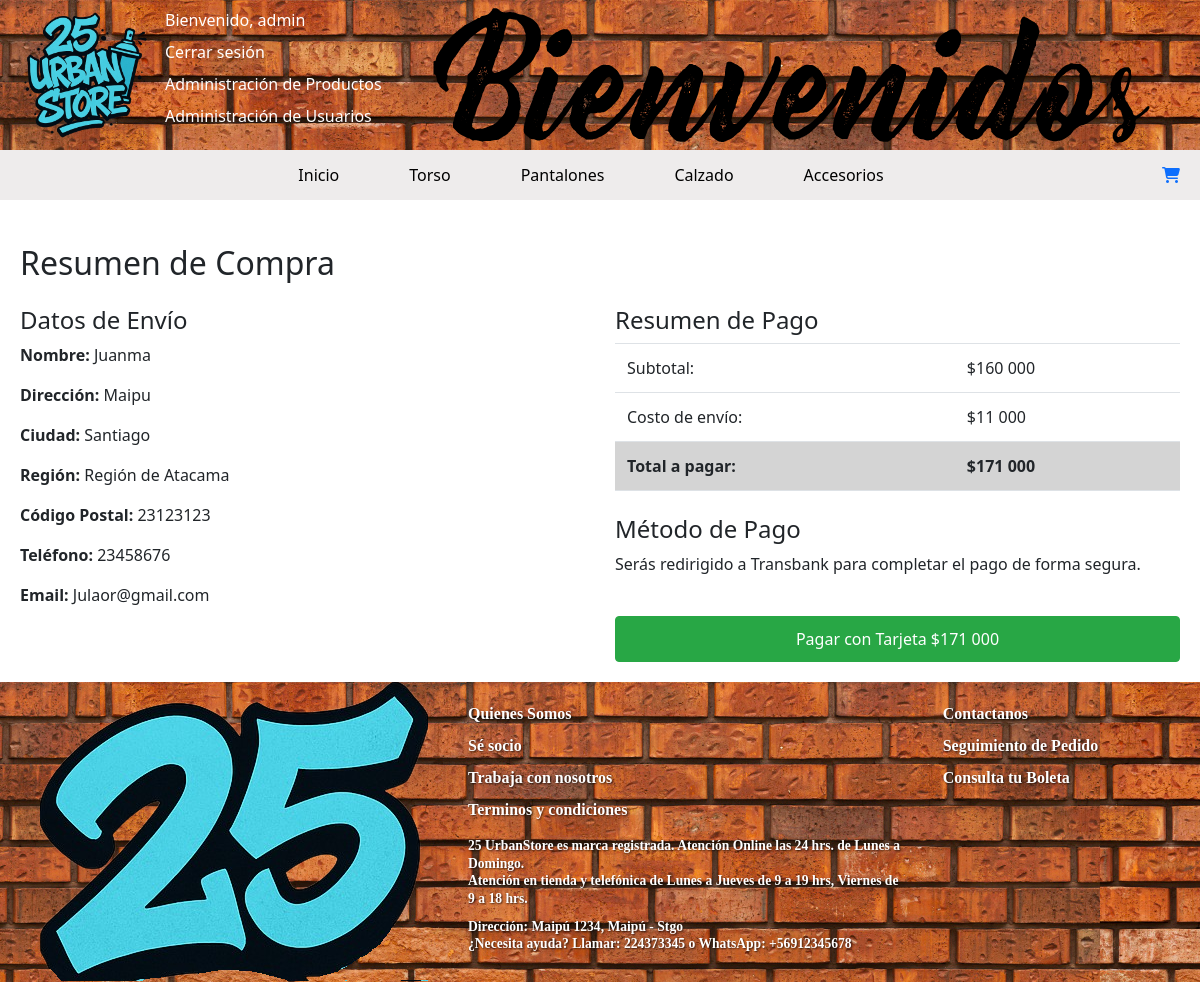
Page /Ventas/Pago/ (signed in) on the committed database.
### app/models.py (models this page shows, shortened)
class Envio(models.Model):
    REGION_CHOICES = [
        ('RM', 'Región Metropolitana de Santiago'),
        ('I', 'Región de Tarapacá'),
        ('II', 'Región de Antofagasta'),
        ('III', 'Región de Atacama'),
        ('IV', 'Región de Coquimbo'),
        ('V', 'Región de Valparaíso'),
        ('VI', 'Región de O’Higgins'),
        ('VII', 'Región del Maule'),
        ('VIII', 'Región del Biobío'),
        ('IX', 'Región de La Araucanía'),
        ('XIV', 'Región de Los Ríos'),
        ('X', 'Región de Los Lagos'),
        ('XI', 'Región de Aysén'),
        ('XII', 'Región de Magallanes'),
        ('XV', 'Región de Arica y Parinacota'),
        ('XVI', 'Región de Ñuble'),
    ]
    COSTOS_ENVIO = {
        'RM': 3000,
        'I': 13000,
        'II': 14000,
        'III': 11000,
        'IV': 8000,
        'V': 4000,
        'VI': 5000,
        'VII': 6000,
        'VIII': 7000,
        'IX': 9000,
        'XIV': 10000,
        'X': 12000,
        'XI': 15000,
        'XII': 16000,
        'XV': 14500,
        'XVI': 7000,
    }
    usuario = models.ForeignKey(User, on_delete=models.CASCADE, null=True, blank=True)
    nombre = models.CharField(max_length=100)
    direccion = models.CharField(max_length=200)
    ciudad = models.CharField(max_length=100)
    region = models.CharField(max_length=4, choices=REGION_CHOICES)
    codigo_postal = models.CharField(max_length=10)
    telefono = models.CharField(max_length=20)
    email = models.EmailField()
    monto_carrito = models.IntegerField()
    costo_envio = models.IntegerField()
    total_pagar = models.IntegerField()
    fecha = models.DateTimeField(auto_now_add=True)

### app/views.py (the view, shortened to what this page needs)
# urls.py: path('Ventas/Pago/', views.pago_view, name="Pago"),
def pago_view(request):
    envio_id = request.session.get('envio_id')
    if not envio_id:
        return redirect('carrito')
    try:
        envio = EnvioModel.objects.get(id=envio_id)
    except EnvioModel.DoesNotExist:
        return redirect('carrito')
    return render(request, "Ventas/Pago.html", {
        'envio': envio
    })

### app/templates/Ventas/Pago.html (shortened to what this page needs)
{% extends "Herencia.html" %}
{% load static %}
{% load humanize %}
{% block extra_css %}
<link rel="stylesheet" type="text/css" href="{% static 'style/Ventas/Pago.css' %}" />
{% endblock %}
{% block content %}
<div class="container mt-4">
    <h2 class="mb-4">Resumen de Compra</h2>
    <div class="row">
        <div class="col-md-6">
            <h4>Datos de Envío</h4>
            <p><strong>Nombre:</strong> {{ envio.nombre }}</p>
            <p><strong>Dirección:</strong> {{ envio.direccion }}</p>
            <p><strong>Ciudad:</strong> {{ envio.ciudad }}</p>
            <p><strong>Región:</strong> {{ envio.get_region_display }}</p>
            <p><strong>Código Postal:</strong> {{ envio.codigo_postal }}</p>
            <p><strong>Teléfono:</strong> {{ envio.telefono }}</p>
            <p><strong>Email:</strong> {{ envio.email }}</p>
        </div>
        <div class="col-md-6">
            <h4>Resumen de Pago</h4>
            <table class="table">
                <tr>
                    <td>Subtotal:</td>
                    <td>${{ envio.monto_carrito|intcomma }}</td>
                </tr>
                <tr>
                    <td>Costo de envío:</td>
                    <td>${{ envio.costo_envio|intcomma }}</td>
                </tr>
                <tr class="table-active">
                    <td><strong>Total a pagar:</strong></td>
                    <td><strong>${{ envio.total_pagar|intcomma }}</strong></td>
                </tr>
            </table>
            <div class="mt-4">
                <h4>Método de Pago</h4>
                <p>Serás redirigido a Transbank para completar el pago de forma segura.</p>
                <form method="post">
                    <button type="submit" class="btn btn-success btn-lg w-100 mt-4">
                        Pagar con Tarjeta ${{ envio.total_pagar|intcomma }}
                    </button>
                </form>
            </div>
        </div>
    </div>
</div>
{% endblock %}

### app/templates/Herencia.html (shortened to what this page needs)
 {% load static %}
<!DOCTYPE html>
<html lang="en">
<head>
    <link rel="stylesheet" type="text/css" href="{% static 'style/Herencia.css' %}" />
    <link rel="stylesheet" href="https://cdnjs.cloudflare.com/ajax/libs/font-awesome/6.4.0/css/all.min.css">
    <link
        href="https://cdn.jsdelivr.net/npm/bootstrap@5.0.2/dist/css/bootstrap.min.css"
        rel="stylesheet"
    />
    {% block extra_css %}{% endblock %}
</head>
<body>
    {% block header %}
    <header class="header01">
        <div class="h1d1">
            <img src="{% static 'img/Header/Logo.png' %}" alt="logo" class="logo" href="index.html" />
        </div>
       <div class="Bienvenido">
        <img src="{% static 'img/Header/Rojo.png' %}" alt="">
       </div>
        <div class="h1d3">
            <nav id="footer-nav-extras" class="footer-nav">
                <ul>
                    {% if user.is_authenticated %}
                        <li>
                            <span class="footer-item">Bienvenido, {{ user.username }}</span>
                        </li>
                        <li>
                            <a class="footer-item" href="{% url 'cerrar_sesion' %}">Cerrar sesión</a>
                        </li>
                        {% if user.groups.all.0.name == 'LiderUrbanStore' %}
                        <li>
                            <a class="footer-item" href="{% url 'Administracion' %}">Administración de Productos</a>
                        </li>
                        <li>
                            <a class="footer-item" href="{% url 'Admin_User' %}">Administración de Usuarios</a>
                        </li>
                        {% endif %}
                    {% endif %}
                </ul>
            </nav>
        </div>
    </header>
    <header class="header02">
    <div id="menu" class="items">
        <nav class="nav">
            <ul class="menu">
                <li class="menu-item"><a href="{% url 'index' %}">Inicio</a></li>
                <li class="menu-item"><a href="{% url 'Torso' %}">Torso</a></li>
                <li class="menu-item"><a href="{% url 'Pantalones' %}">Pantalones</a></li>
                <li class="menu-item"><a href="{% url 'Calzado' %}">Calzado</a></li>
                <li class="menu-item"><a href="{% url 'Accesorios' %}">Accesorios</a></li>
            </ul>
        </nav>
    </div>
    <div class="carrito-container">
        <a href="{% url 'carrito' %}" class="enlace-carrito">
            <i class="fas fa-shopping-cart"></i>
        </a>
    </div>
</header>
    {% endblock %}
    {% block content %}{% endblock %}
    {% block footer %}
    <footer id="footer-principal">
        <div class="marca" id="footer-marca">
            <img src="{% static 'img/Header/25.png' %}" alt="Logo MyShop" id="footer-logo">
        </div>
        <div class="footer-info" id="footer-info-general">
            <nav id="footer-nav-empresa" class="footer-nav">
                <ul>
                    <li class="footer-item"><a class="footer-item" href="{% url 'QuienesSomos' %}">Quienes Somos</a></li>
                    <li class="footer-item"><a class="footer-item" href="{% url 'SeSocio' %}">Sé socio</a></li>
                    <li class="footer-item"><a class="footer-item" href="{% url 'TrabajaConNosotros' %}">Trabaja con nosotros</a></li>
                    <li class="footer-item"><a class="footer-item" href="{% url 'TerminosCondiciones' %}">Terminos y condiciones</a></li>
                </ul>
            </nav>
            <p id="footer-atencion">
                25 UrbanStore es marca registrada. Atención Online las 24 hrs. de Lunes a Domingo. <br>
                Atención en tienda y telefónica de Lunes a Jueves de 9 a 19 hrs, Viernes de 9 a 18 hrs.
            </p>
            <p id="footer-contacto">
                Dirección: Maipú 1234, Maipú - Stgo<br>
                ¿Necesita ayuda? Llamar: 224373345 o WhatsApp: +56912345678
            </p>
        </div>
        <div class="footer-extras" id="footer-extras">
            <nav id="footer-nav-extras" class="footer-nav">
                <ul>
                    <li class="footer-item"><a class="footer-item" href="{% url 'Contacto' %}">Contactanos</a></li>
                    <li class="footer-item">Seguimiento de Pedido</li>
                    <li class="footer-item">Consulta tu Boleta</li>
                </ul>
            </nav>
        </div>
    </footer>
    {% endblock %}
</body>
</html>

### app/static/style/Herencia.css (style rules this page uses)
body, html { margin: 0 !important; padding: 0 !important; width: 100% !important; overflow-x: hidden !important; }
* { box-sizing: border-box !important; }
.header01 { width: 100%; height: 150px; background-image: url(../img/Header/ladrillo.png); background-repeat: repeat-x; background-position: center top; background-color: black; display: flex; justify-content: space-between; align-items: center; padding: 0 15px; }
.logo { width: 150px; order: 3; }
.h1d1 { order: 1; }
.Bienvenido { width: auto; height: 100px; margin: 0 auto; order: 2; display: flex; align-items: center; }
.h1d3 { order: 1; margin: 0; display: flex; justify-content: flex-start; }
.header02 { background-color: #eeecec; width: 100%; height: 50px; display: flex; align-items: center; justify-content: space-between; padding: 0 20px; }
.nav { display: flex; justify-content: space-around; align-items: center; height: 100%; }
.menu { list-style-type: none; margin: 0; padding: 0; display: flex; }
.menu-item { margin: 0 35px; }
.menu-item a { text-decoration: none; color: black; }
#footer-principal { height: 300px; background-image: url(../img/Header/ladrillo.png); background-repeat: repeat-x; background-position: center top; background-color: black; display: flex; padding: 20px 40px; gap: 40px; color: white; font-family: 'Permanent Marker', cursive; font-weight: bold; text-shadow: 1px 1px 2px rgba(0, 0, 0, 0.7); }
#footer-marca { flex: 1 1 150px; display: flex; align-items: center; justify-content: center; }
#footer-logo { max-height: 300px; width: auto; }
.footer-info { flex: 2 1 400px; display: flex; flex-direction: column; justify-content: space-between; }
.footer-extras { flex: 1 1 200px; }
.footer-nav ul { list-style: none; padding: 0; margin: 0 0 15px 0; }
.footer-nav ul li { margin-bottom: 8px; cursor: pointer; }
#footer-atencion, #footer-contacto { font-size: 0.85rem; line-height: 1.3; margin-bottom: 10px; }
.footer-item { color: white; text-decoration: none; }

### app/static/style/Ventas/Pago.css (style rules this page uses)
.container { max-width: 1200px; margin: 0 auto; padding: 20px; }
.row { display: flex; flex-wrap: wrap; margin-right: -15px; margin-left: -15px; }
.col-md-6 { flex: 0 0 50%; max-width: 50%; padding-right: 15px; padding-left: 15px; }
.mb-4 { margin-bottom: 1.5rem !important; }
.mt-4 { margin-top: 1.5rem !important; }
.table { width: 100%; margin-bottom: 1rem; background-color: transparent; border-collapse: collapse; }
.table td { padding: 0.75rem; vertical-align: top; border-top: 1px solid #dee2e6; }
.table-active { background-color: rgba(0,0,0,0.075); }
.btn-success { color: #fff; background-color: #28a745; border-color: #28a745; padding: 10px 20px; font-size: 1rem; border-radius: 4px; cursor: pointer; }

### rows in the picture
Envio: nombre "Juanma", direccion "Maipu", ciudad "Santiago", region "Región de Atacama", codigo_postal "23123123", telefono "23458676", email "Julaor@gmail.com", monto_carrito "160 000", costo_envio "11 000", total_pagar "171 000"

### other values in the picture
{{ user.username }} "admin"
